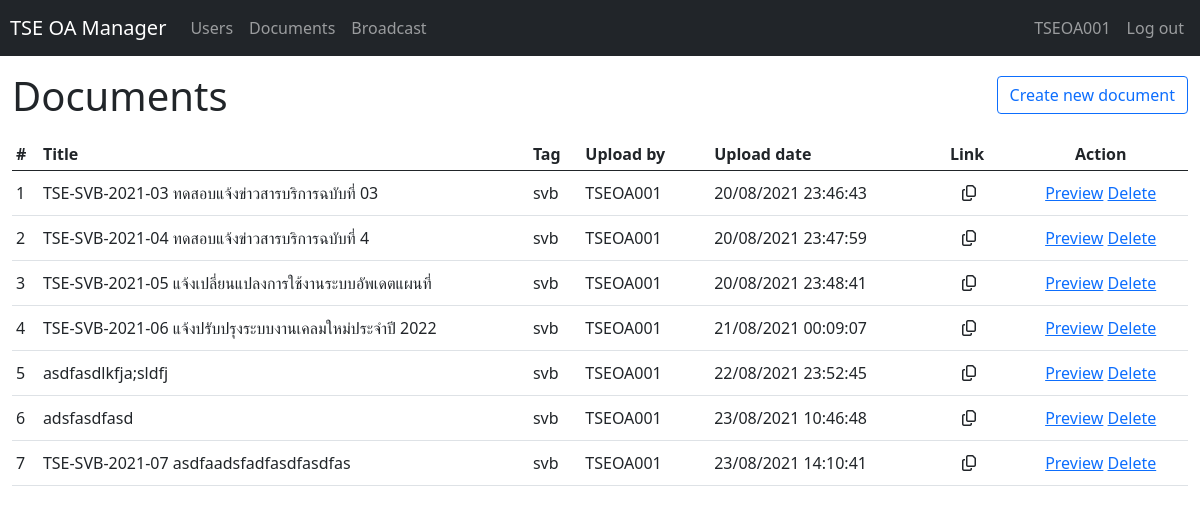
The page /admin/documents (signed in) on the database its author committed.
### web_app/models.py (models this page shows, shortened)
class Admin(UserMixin, db.Model):
    __tablename__ = 'admins'
    id = db.Column(db.Integer, primary_key=True)
    username = db.Column(db.String(100), unique=True, nullable=False)
    password_hash = db.Column(db.String(), nullable=False)
    role = db.Column(db.Integer, nullable=False)
    @property
    def password(self):
        raise AttributeError('password is not a readable attribute')

class Document(db.Model):
    __tablename__ = 'documents'
    id = db.Column(db.Integer, primary_key=True)
    title = db.Column(db.String(100), unique=True, nullable=False)
    description = db.Column(db.String(100), nullable=True)
    hex = db.Column(db.String(30), nullable=False)
    link=db.Column(db.String(100), nullable=False)
    uploadBy = db.Column(db.String(30), nullable=False)
    uploadDate = db.Column(db.DateTime, nullable=False, default=datetime.now)
    tag = db.Column(db.String(20), nullable=True)

### web_app/routes.py (the view, shortened to what this page needs)
@app.route('/admin/documents', methods=['GET', 'POST'])
@login_required
def documents():
    form = NewDocumentForm()
    return render_template('documents.html', form=form, documents=enumerate(Document.query.all(), start=1))

### web_app/models.py (called while the page is built)
@login_manager.user_loader
def load_user(admin_id):
    return Admin.query.get(int(admin_id))

### web_app/routes.py (called while the page is built)
@app.before_request
def before_request():
    if request.endpoint == 'static' and 'docs' in request.path:
        if not current_user.is_authenticated and session.get('status') != 'member':
            return abort(403)

### web_app/templates/documents.html (shortened to what this page needs)
{% extends "table_template.html" %}
{% block content %}
<header class='content-header'>
  <h1>Documents</h1>
  <button type="button" class="btn btn-outline-primary float-end mt-1" id="create-doc-btn" data-toggle="modal" data-target="#exampleModalCenter" style="margin-bottom: 10px;">Create new document</button>
</header>
<table class="table table-sm">
    <thead>
      <tr>
        <th scope="col">#</th>
        <th scope="col" class="col col-lg-5">Title</th>
        <th scope="col">Tag</th>
        <th scope="col">Upload by</th>
        <th scope="col">Upload date</th>
        <th scope="col">Link</th>
        <th scope="col" style="text-align: center;">Action</th>
      </tr>
    </thead>
    <tbody>
        {% for idx, document in documents %}
        <tr>
            <td class="align-middle">{{ idx }}</td>
            <td class="align-middle">{{ document.title }}</td>
            <td class="align-middle">{{ document.tag }}</td>
            <td class="align-middle">{{ document.uploadBy }}</td>
            <td class="align-middle">{{ document.uploadDate.strftime('%d/%m/%Y %H:%M:%S') }}</td>
            <td class="align-middle">
                <button type="button" class="btn btn-light-dark" data-toggle="tooltip" data-placement="top" title="Copy link to clipboard" style="border:none; background:none;">
                    <i class="far fa-copy" value="{{ document.link }}" ></i>
                </button>
            </td>
          <td class="align-middle" style="text-align: center;">
            <a href="{{ url_for('preview', hex=document.hex)}}">Preview</a>
            <a class="delete-btn" href="{{ url_for('documents', hex=document.hex, action='delete' ) }}">Delete</a>
          </td>
        </tr>
      {% endfor %}
    </tbody>
  </table>
{% endblock %}

### web_app/templates/table_template.html (shortened to what this page needs)
<!doctype html>
<html>
  <head>
    <link href="https://cdn.jsdelivr.net/npm/bootstrap@5.1.0/dist/css/bootstrap.min.css" rel="stylesheet">
    <link rel="stylesheet" type="text/css" href="https://cdn.datatables.net/1.10.25/css/dataTables.bootstrap5.min.css">
    <link rel="stylesheet" type="text/css" href="{{ url_for('static', filename='table_templates.css') }}">
  </head>
  <body>
    <nav class="navbar navbar-expand-lg navbar-dark bg-dark" style="padding-left: 10px;">
      <a class="navbar-brand mb-0 h1" href="{{ url_for('admin_home') }}">TSE OA Manager</a>
      <div class="collapse navbar-collapse" id="navbarNav">
        {% if current_user.is_authenticated %}
          <ul class="navbar-nav">
            <li class="nav-item">
              <a class="nav-link" href="{{ url_for('users') }}">Users</a>
            </li>
            <li class="nav-item">
              <a class="nav-link" href="{{ url_for('documents') }}">Documents</a>
            </li>
            <li class="nav-item">
              <a class="nav-link" href="#">Broadcast</a>
            </li>
          </ul>
        {% endif %}
        <ul class="navbar-nav ms-auto me-2">
            {% if current_user.is_authenticated %}
            <li class="nav-item">
              <a class="nav-link">{{current_user.username.upper()}}</a>
            </li>
            <li class="nav-item">
                <a class="nav-link" href="{{ url_for('admin_logout')}}">Log out</a>
            </li>
            {% else %}
            <li class="nav-item">
              <a class="nav-link" href="{{ url_for('admin_login')}}">Log in</a>
            </li>
            {% endif %}
        </ul>
      </div>
    </nav>
    <div class="container-fluid mt-3">
      {% block content %}{% endblock %}
    </div>
  </body>
</html>

### web_app/static/table_templates.css (style rules this page uses)
h1 { display: inline-block; }
.content-header { margin-top: 7px; margin-bottom: 10px; }

### web_app/templates/table_template.html (style rules this page uses)
td { vertical-align: middle; }

### rows shown on the page
Admin: username "TSEOA001"
Document: id "1", title "TSE-SVB-2021-03 ทดสอบแจ้งข่าวสารบริการฉบับที่ 03", tag "svb", uploadBy "TSEOA001", uploadDate "20/08/2021 23:46:43"
Document: id "2", title "TSE-SVB-2021-04 ทดสอบแจ้งข่าวสารบริการฉบับที่ 4", tag "svb", uploadBy "TSEOA001", uploadDate "20/08/2021 23:47:59"
Document: id "3", title "TSE-SVB-2021-05 แจ้งเปลี่ยนแปลงการใช้งานระบบอัพเดตแผนที่", tag "svb", uploadBy "TSEOA001", uploadDate "20/08/2021 23:48:41"
Document: id "4", title "TSE-SVB-2021-06 แจ้งปรับปรุงระบบงานเคลมใหม่ประจำปี 2022", tag "svb", uploadBy "TSEOA001", uploadDate "21/08/2021 00:09:07"
Document: id "5", title "asdfasdlkfja;sldfj", tag "svb", uploadBy "TSEOA001", uploadDate "22/08/2021 23:52:45"
Document: id "6", title "adsfasdfasd", tag "svb", uploadBy "TSEOA001", uploadDate "23/08/2021 10:46:48"
Document: id "7", title "TSE-SVB-2021-07 asdfaadsfadfasdfasdfas", tag "svb", uploadBy "TSEOA001", uploadDate "23/08/2021 14:10:41"
